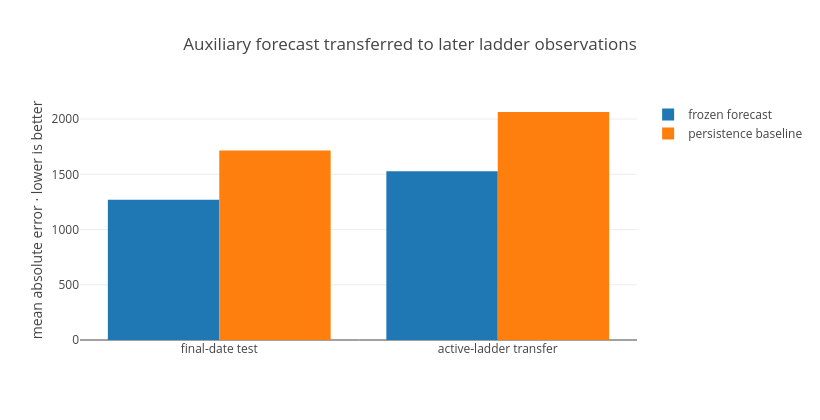

The code cell stored with this chart in its notebook:
### Code cell
forecast = report["data_and_forecasting"]
frame = pd.DataFrame(
    [
        (
            "final-date test",
            forecast["cash_forecast_test"]["mae"],
            forecast["cash_forecast_test"]["persistence_mae"],
        ),
        (
            "active-ladder transfer",
            forecast["ladder_transfer"]["mae"],
            forecast["ladder_transfer"]["persistence_mae"],
        ),
    ],
    columns=["evaluation", "forecast", "baseline"],
)
fig = go.Figure()
fig.add_bar(
    name="frozen forecast",
    x=frame.evaluation,
    y=frame.forecast,
)
fig.add_bar(
    name="persistence baseline",
    x=frame.evaluation,
    y=frame.baseline,
)
fig.update_layout(
    title="Auxiliary forecast transferred to later ladder observations",
    yaxis_title="mean absolute error · lower is better",
    barmode="group",
    height=420,
    width=820,
)
fig.show()
active_pair = [(item["submission_ref"], item["rating"]) for item in report["active_scoring_pair"]]
print("Active scoring pair:", active_pair)

### Figure 1 — Plotly figure (JSON) as saved in the notebook; plotly's stock layout.template omitted (floating-point values rounded to 4 significant figures)
{"data": [{"type": "bar", "name": "frozen forecast", "x": ["final-date test", "active-ladder transfer"], "y": [1269.0, 1528.0]}, {"type": "bar", "name": "persistence baseline", "x": ["final-date test", "active-ladder transfer"], "y": [1715.0, 2064.0]}], "layout": {"title": {"text": "Auxiliary forecast transferred to later ladder observations"}, "yaxis": {"title": {"text": "mean absolute error · lower is better"}}, "barmode": "group", "height": 420, "width": 820}}
